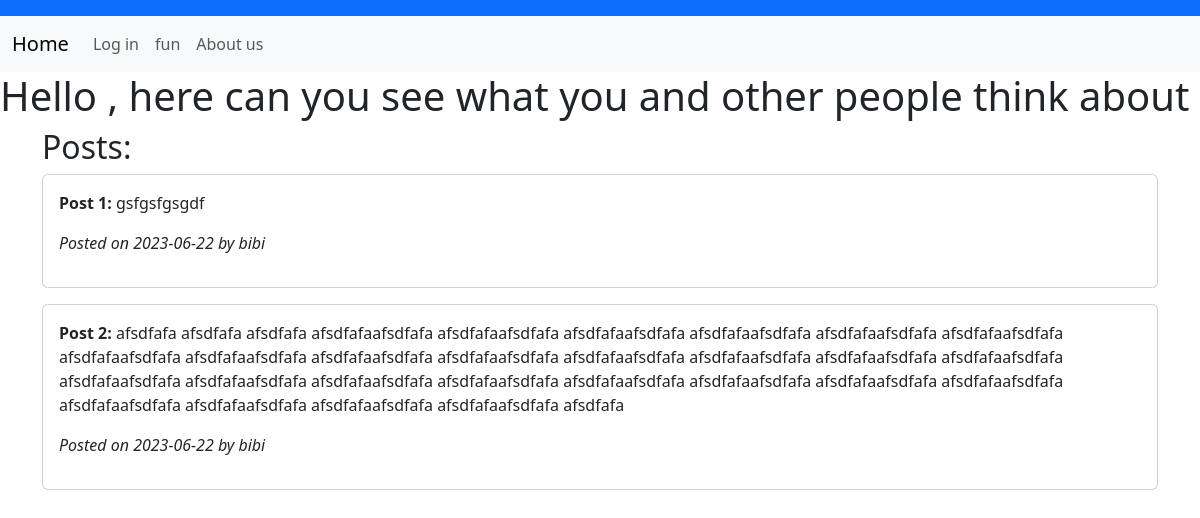
The page / on the database its author committed.
### web.py (models this page shows)
class Thoughts(db.Model):
    id = db.Column(db.Integer, primary_key=True, autoincrement=True)
    date = db.Column(db.Date, default=date.today)
    post = db.Column(db.String(1000))
    user = db.Column(db.String(1000))

### web.py (the view)
@app.route("/")
def home():
    thoughts = Thoughts.query.all()
    return render_template('home.html', thoughts=thoughts)

### templates/home.html (shortened to what this page needs)
{% extends 'base.html' %}
{% block body %}
    {{ super() }}
    <h1>Hello {{ session['username'] }}, here can you see what you and other people think about</h1>
    <div class="container">
        <h2>Posts:</h2>
        {% for thought in thoughts %}
            <div class="card mb-3">
                <div class="card-body">
                    <p><strong>Post {{ loop.index }}:</strong> {{ thought.post }}</p>
                    <p><em>Posted on {{ thought.date.strftime('%Y-%m-%d') }} by {{ thought.user }}</em></p>
                </div>
            </div>
        {% endfor %}
    </div>
{% endblock %}

### templates/base.html (shortened to what this page needs)
<!DOCTYPE html>
<html lang="en">
<head>
    <link href="https://cdn.jsdelivr.net/npm/bootstrap@5.3.0/dist/css/bootstrap.min.css" rel="stylesheet">
</head>
<body>
    {% block body %}
    <nav class="navbar bg-primary" data-bs-theme="dark">
      </nav>  <nav class="navbar navbar-expand-lg bg-body-tertiary">
        <div class="container-fluid">
          <a class="navbar-brand" href="/">Home</a>
          <div class="collapse navbar-collapse" id="navbarNavAltMarkup">
            <div class="navbar-nav">
              {% if 'username' not in session %}
              <a class="nav-link" href="{{url_for('login')}}">Log in</a>
              {% endif %}
              <a class="nav-link" href="{{url_for('fun')}}">fun</a>
              <a class="nav-link" href="{{url_for('about')}}">About us </a>
            </div>
          </div>
        </div>
      </nav>
      {% endblock %}
</body>
</html>

### rows shown on the page
Thoughts: post "gsfgsfgsgdf", date "2023-06-22", user "bibi"
Thoughts: post "afsdfafa afsdfafa afsdfafa afsdfafaafsdfafa afsdfafaafsdfafa afsdfafaafsdfafa afsdfafaafsdfafa afsdfafaafsdfafa afsdfafaafsdfafa afsdfafaafsdfafa afsdfafaafsdfafa afsdfafaafsdfafa afsdfafaafsdfafa afsdfafaafsdfafa afsdfafaafsdfafa afsdfafaafsdfafa afsdfafaafsdfafa afsdfafaafsdfafa afsdfafaafsdfafa afsdfafaafsdfafa afsdfafaafsdfafa afsdfafaafsdfafa afsdfafaafsdfafa afsdfafaafsdfafa afsdfafaafsdfafa afsdfafaafsdfafa afsdfafaafsdfafa afsdfafaafsdfafa afsdfafaafsdfafa afsdfafa", date "2023-06-22", user "bibi"
